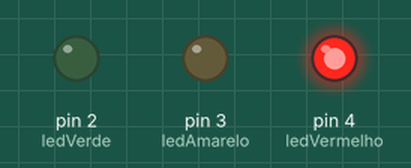
Bench run of a sketch on a simulated Arduino Uno, built with avr-gcc and run on an emulated ATmega328P. On the bench: output pins drawn as LEDs (lit = HIGH).

Above: at 1.0 s.
At 3.0 s:
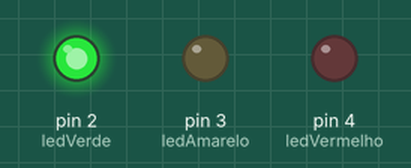
At 4.2 s:
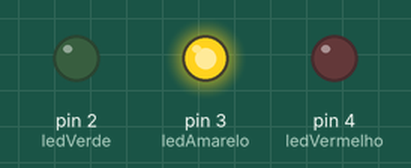
Timing chart, 0 to 5.9 s (numbered marks = the images above):
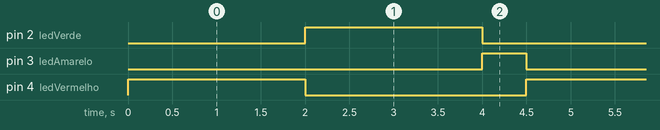

The sketch:

1_-_Sem_foro.ino
```cpp
int ledVermelho = 4;
int ledAmarelo = 3;
int ledVerde = 2;

void setup()
{
  pinMode (ledVermelho, OUTPUT);
  pinMode (ledAmarelo, OUTPUT);
  pinMode (ledVerde, OUTPUT);
}

void loop()
{
  digitalWrite (ledVermelho, HIGH);
  delay(2000);
  digitalWrite (ledVermelho, LOW);

  digitalWrite (ledVerde, HIGH);
  delay(2000);
  digitalWrite (ledVerde, LOW);

  digitalWrite (ledAmarelo, HIGH);
  delay(500);
  digitalWrite (ledAmarelo, LOW);

}
```

Measured:
- by itself, pin 2 (ledVerde), pin 4 (ledVermelho): alternates HIGH for 2.0 s and LOW for 2.5 s
- by itself, pin 3 (ledAmarelo): alternates HIGH for 0.50 s and LOW for 4.0 s
- by itself, everything shown: repeats every 4.5 s, in 4 steps
